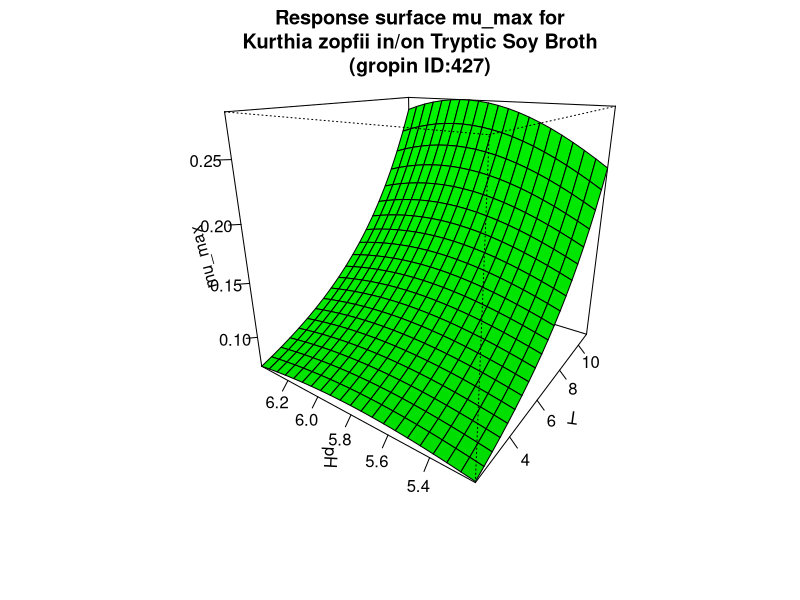

This figure's R source:
#############################
# start of Parameter script
#############################
T <- seq(2.002,10.989010989011,length.out=21)
pH <- seq(5.2052,6.39360639360639,length.out=21)
#############################
# end of Parameter script
#############################
############################# 
# start of Model script Gropin ID 427 
#############################
 
# constant coefficients for this model
 
variables <- data.frame(T,pH)
argumentsPar <- expand.grid(variables)
 
# heart of the model
response_surface <- function(T,pH) {
   mumax <-exp(-12.65+0.004234*(T^2)-0.3024*(pH^2)+0.01535*T*pH-0.004356*T+3.467*pH)

return(mumax=mumax)
} 

# output parameters
mumax <- cbind(argumentsPar,response_surface(argumentsPar['T'],argumentsPar['pH']))
colnames(mumax) <- c(colnames(argumentsPar),'mumax')
#############################
# End of Model script
#############################
############################# 
# start of Visualisation script Gropin ID 427 
#############################
persp(T,pH,matrix(unlist(mumax$mumax),nrow=21),col = 'green',xlab='T',ylab='pH',zlab='mu_max',main='Response surface mu_max for
Kurthia zopfii in/on Tryptic Soy Broth
(gropin ID:427)',theta=305,phi=20,shade=0.25,ticktype = 'detailed')
#############################
# End of Visualisation script
#############################
